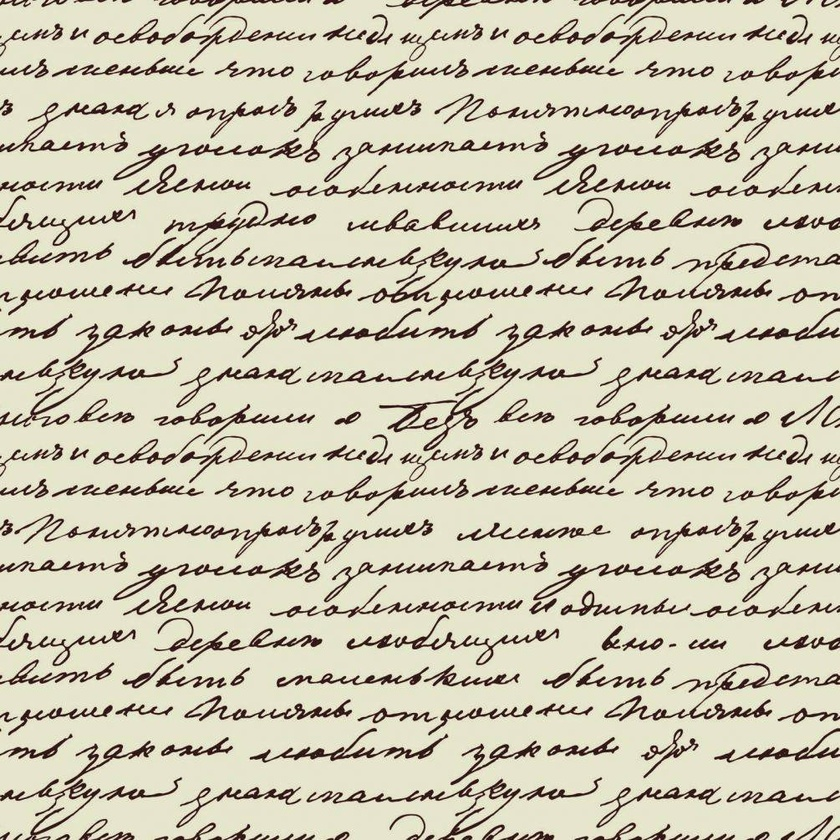
#> input picture tasks/3.jpg, 840 x 840 px, shrunk from 1005 x 1005 before the run
$ jupyter execute ind.ipynb
#> lines starting #> are read from the running program, lines starting #| are printed output that depends on the picture; after the words box and inside, x2 and y2 are one past the last pixel; in counts of white or black regions, pixels touching at a corner belong together
## Индивидуальное задание

Дано изображение рукописного текста в оттенках серого, улучшить читабельность текста

[cell 1]
import cv2
import numpy as np
from matplotlib import pyplot as plt

[cell 2]
# Загрузка изображения
image = cv2.imread('3.jpg', 0)
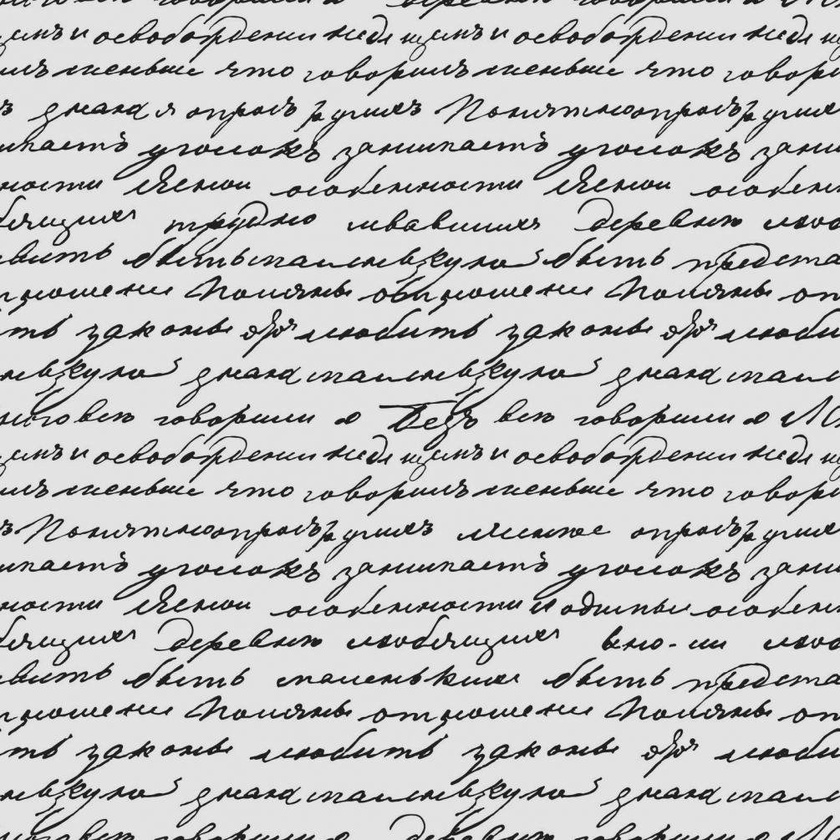
#> image: shape (840, 840); min 0, max 255, mean 199.2

[cell 3]
# Применение медианного фильтра
blurred = cv2.medianBlur(image, 5)
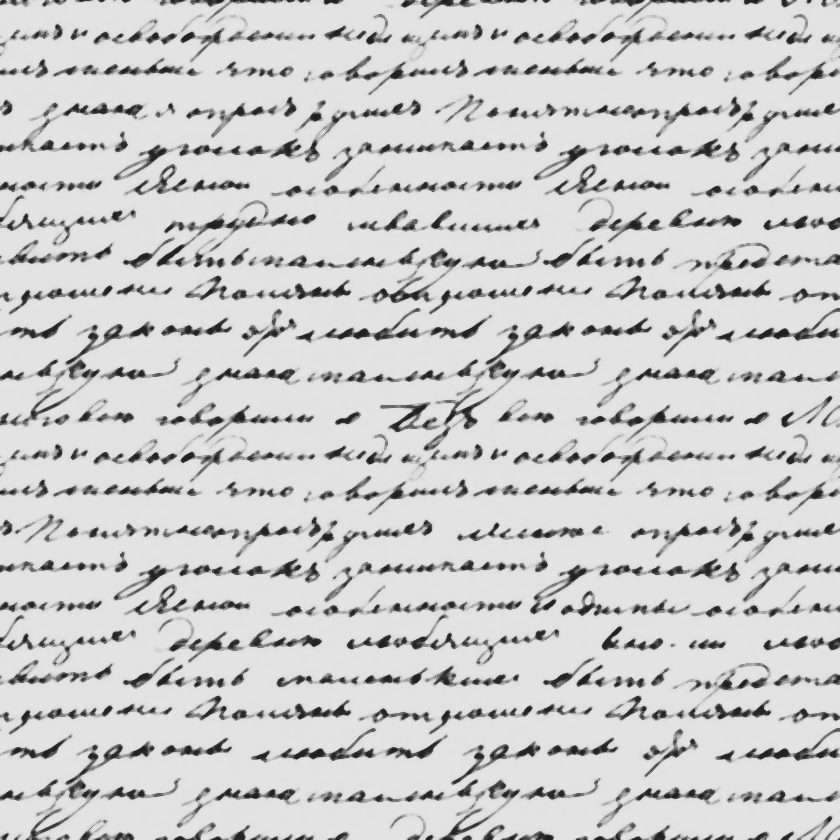
#> blurred: shape (840, 840); min 27, max 232, mean 204.1

[cell 4]
# Применение адаптивной бинаризации
binarized = cv2.adaptiveThreshold(blurred, 255, cv2.ADAPTIVE_THRESH_MEAN_C, cv2.THRESH_BINARY, 11, 2)
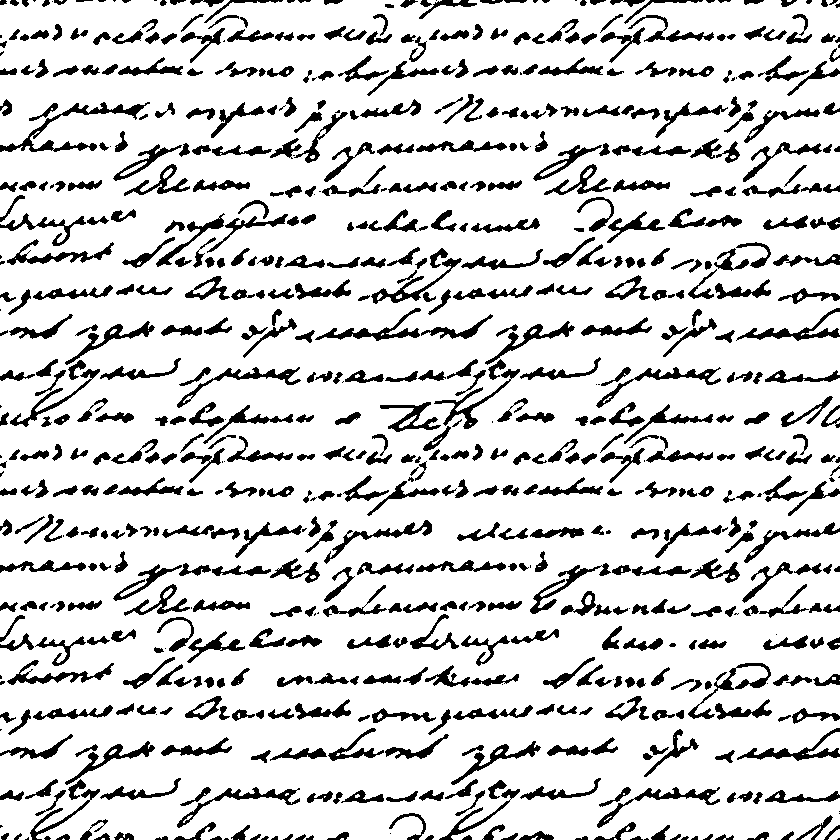
#> binarized: shape (840, 840); 84% white; 726 black regions (81 under 20 px), largest, box (x1, y1, x2, y2) and area: (0, 102, 150, 152) 1233, (315, 308, 421, 341) 760, (737, 728, 840, 761) 757

[cell 5]
# Отображение изображений
titles = ['Original Image', 'Adaptive Binarization']
images = [image, binarized]

plt.figure(figsize=(10, 5))

for i in range(2):
    plt.subplot(1, 2, i+1)
    plt.imshow(images[i], cmap='gray')
    plt.title(titles[i])
    plt.axis('off')

plt.show()
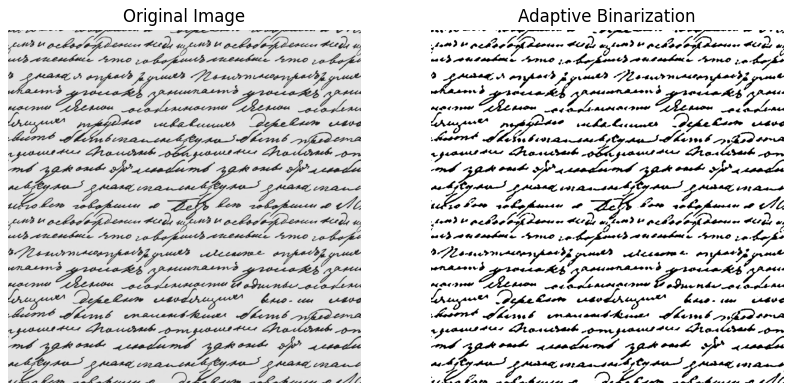
#> figure drawn by matplotlib, 2 panels

$ run again, with tasks/modified_image.jpg copied over tasks/3.jpg
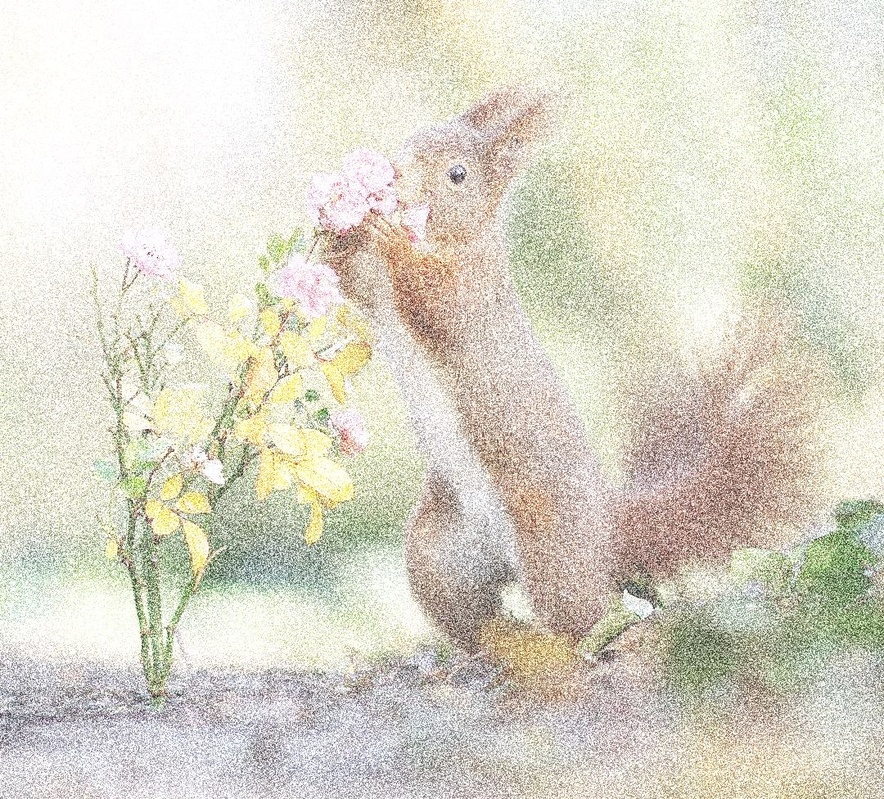
#> input picture tasks/modified_image.jpg, 884 x 799 px, shrunk from 1080 x 976 before the run
#> `binarized = cv2.adaptiveThreshold(blurred, 255, cv2.ADAPTIVE_THRESH_ME..`:
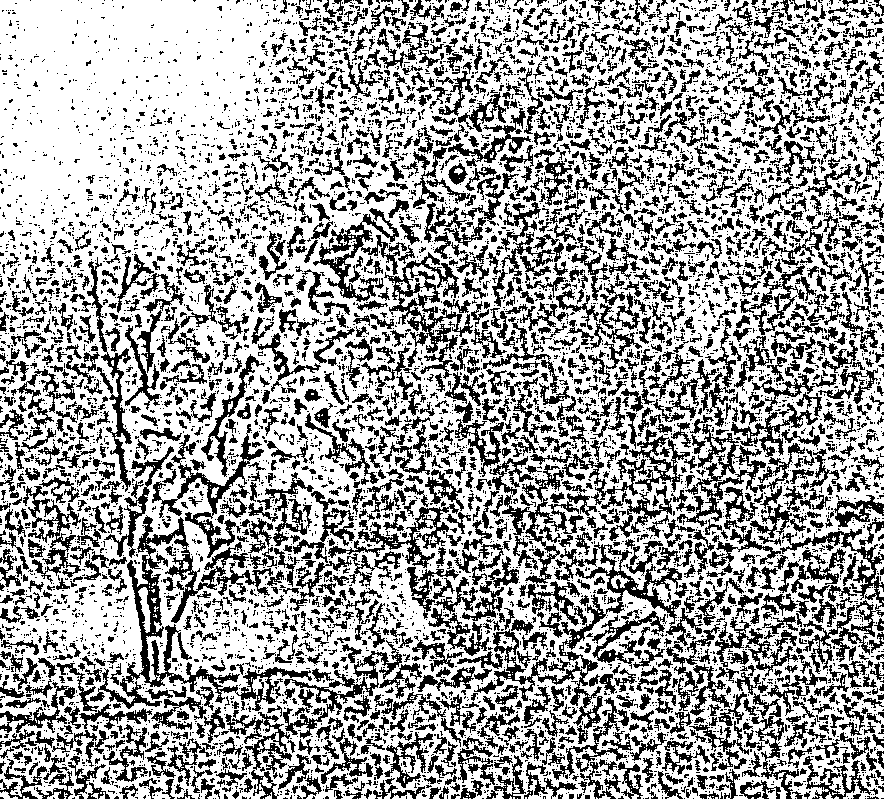
#> binarized: shape (799, 884); 64.8% white; 7699 black regions (5652 under 20 px), largest, box (x1, y1, x2, y2) and area: (90, 515, 312, 711) 6631, (474, 542, 703, 729) 5091, (384, 252, 473, 379) 2903
#> `plt.show()`:
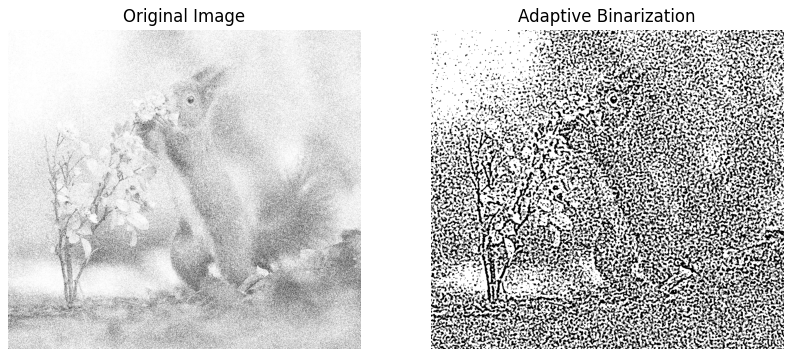
#> figure drawn by matplotlib, 2 panels
